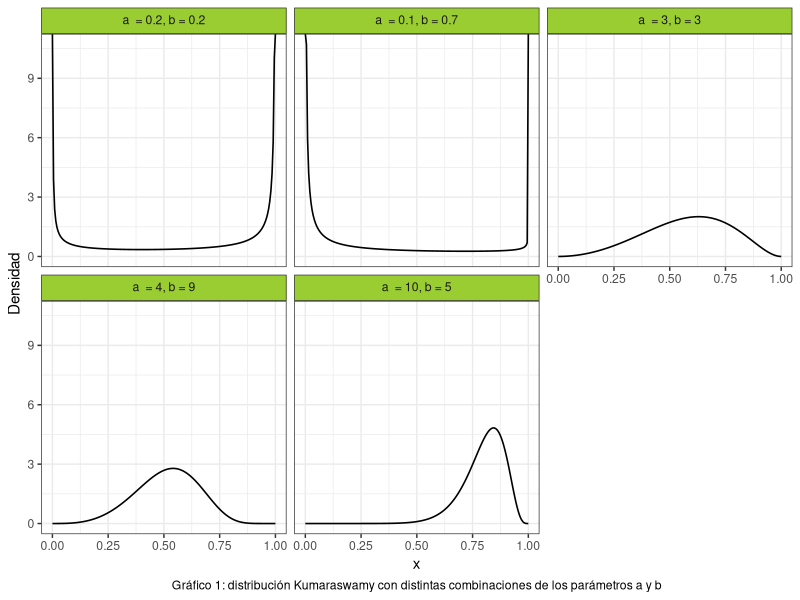
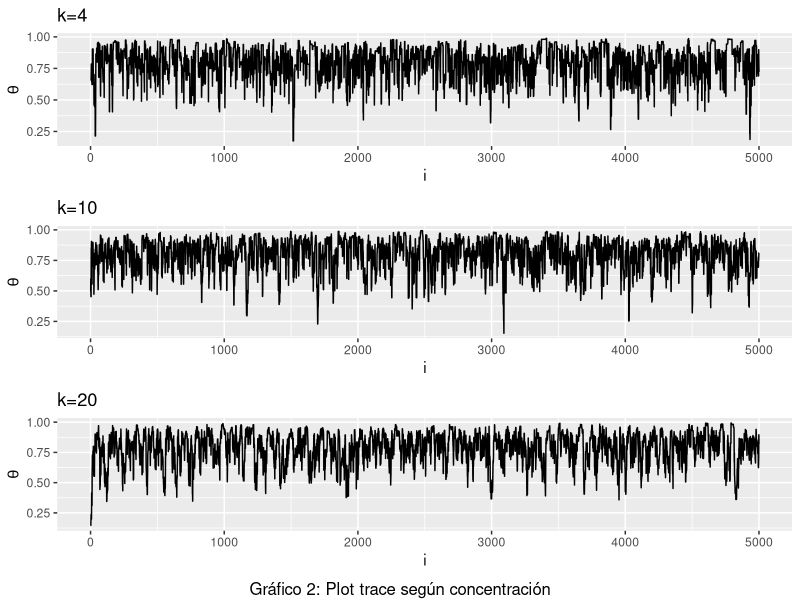
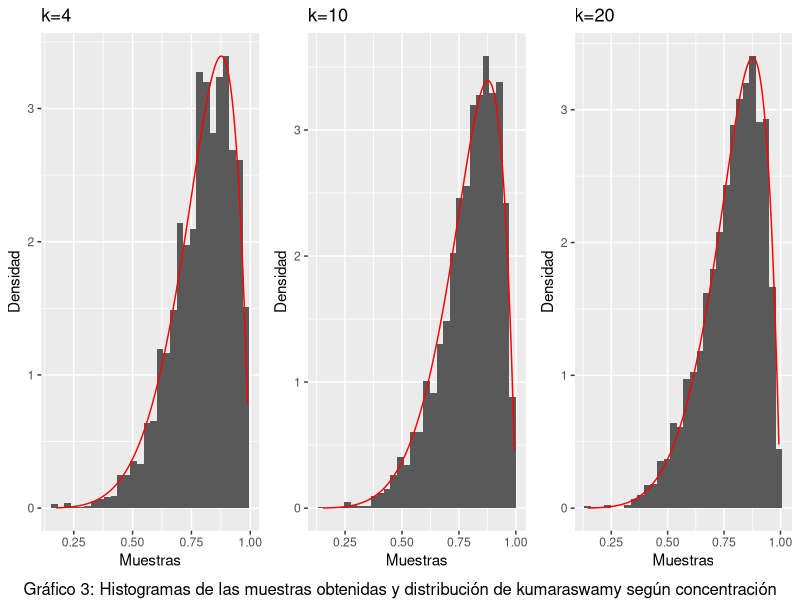
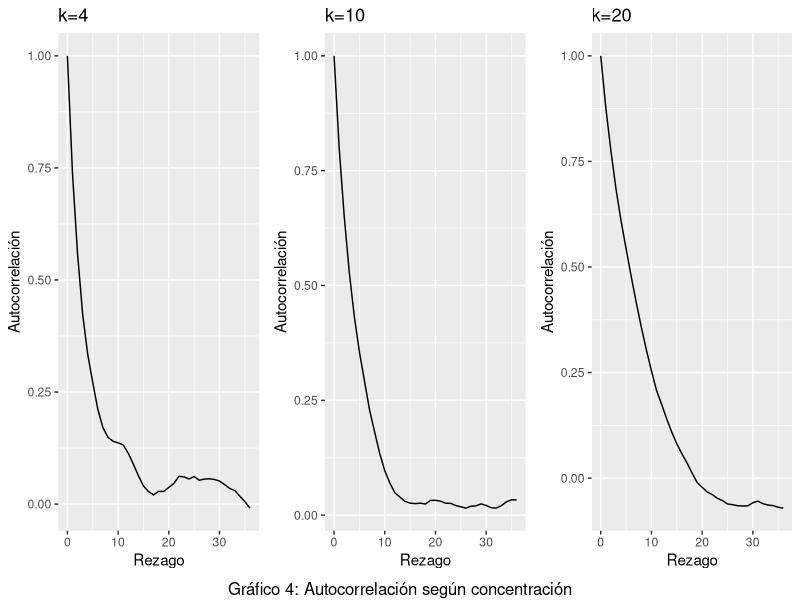
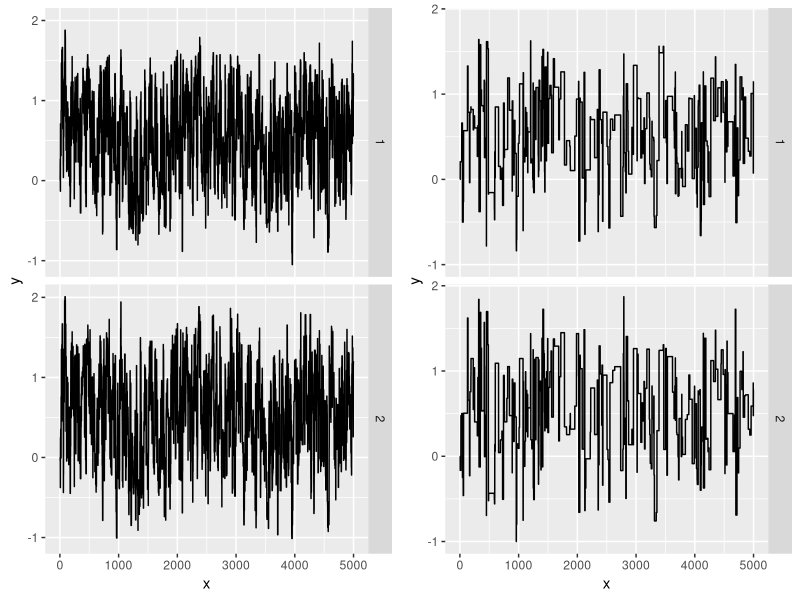
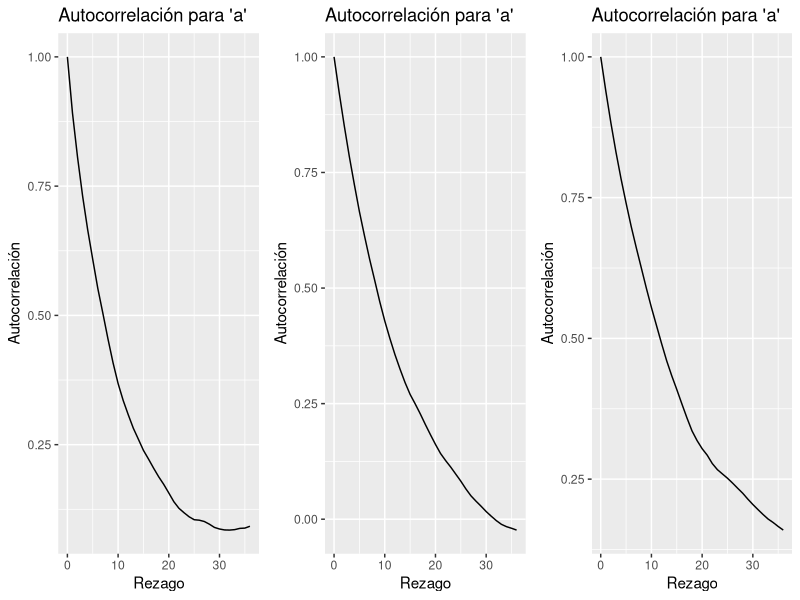
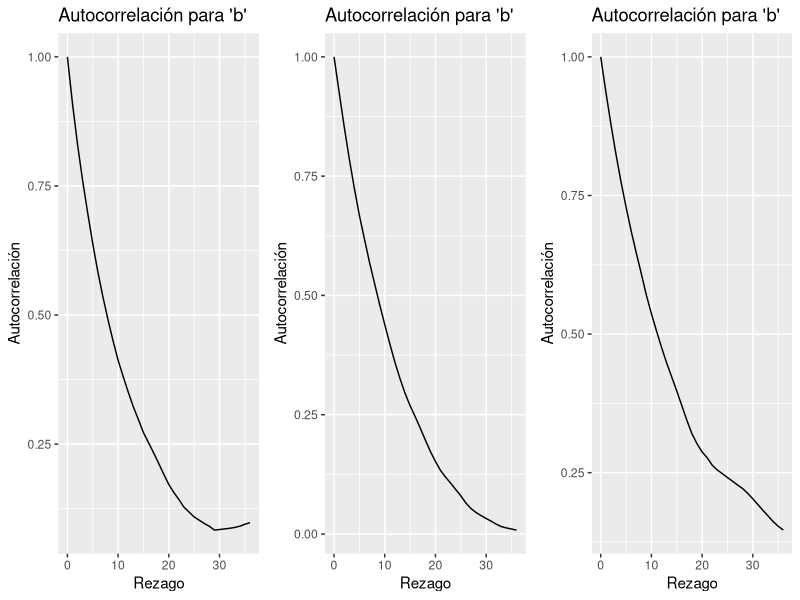

Source code (R) for these figures, in order:
## ---- chunk 1
#Librerias
library(ggplot2)
library(dplyr)
library(gridExtra)
library(kableExtra)
library(stats)
library(mvtnorm)
set.seed(394)
## ---- chunk 2

cant_saltos <- 0


sample_mh <- function(d_objetivo, r_propuesta, d_propuesta, p_inicial, n) {
  muestras <- matrix(nrow = n, ncol = length(p_inicial))
  muestras[1, ] <- p_inicial
  
  for(i in 2:n) {
    p_actual <- muestras[i-1,]
    p_nuevo <- r_propuesta(p_actual)
    
    f_nuevo <- d_objetivo(p_nuevo)
    f_actual <- d_objetivo(p_actual)
    
    q_actual <- d_propuesta(p_actual, mean = p_nuevo)
    q_nuevo <- d_propuesta(p_nuevo, mean = p_actual)
    
    alpha <- min(1, (f_nuevo/f_actual)*(q_actual/q_nuevo))
    aceptar <- rbinom(1, 1, alpha)
    
    if(aceptar) { 
      muestras[i,] <- p_nuevo
      cant_saltos <- cant_saltos + 1
      
    } else {
      muestras[i,] <- p_actual
    }
  }
  
  if (ncol(muestras) == 1) {
    muestras <- as.vector(muestras)
  } 
  return(list(muestras=muestras,cant_saltos=cant_saltos))
}

## ---- chunk 3
#Punto 2
# Crear grilla para los valores de "x"
grid_n <- 200
x_grid <- seq(0, 1, length.out = grid_n)

kumaraswamy <- function(x, a, b){
  a*b*(x^(a-1))*((1-(x^a))^(b-1))
}

a <- c(0.2, 0.1, 3, 4, 10)
b <- c(0.2, 0.7, 3, 9, 5)


#Creamos un data frame para graficar la distribución de Kumaraswamy:

data1 <- data.frame(
  Funcion = as.factor(rep(1:5, each = grid_n)),
  Densidad = numeric(5 * grid_n),
  Grilla = rep(x_grid, times = 5)
) 

#Completamos el data frame con las densidades:
for(i in 1:5) {
    indices <- seq(from = 1 + (i - 1) * 200, to = 200 + (i - 1) * 200)
    data1$Densidad[indices] <- kumaraswamy(x_grid, a[i], b[i])
}

# Asigno etiquetas para cada función de kumaraswamy
levels(data1$Funcion) <- c(
  expression(a ~ " = 0.2," ~ b ~ "= 0.2"),
  expression(a ~ " = 0.1," ~ b ~ "= 0.7"),
  expression(a ~ " = 3," ~ b ~ "= 3"),
  expression(a ~ " = 4," ~ b ~ "= 9"),
  expression(a ~ " = 10," ~ b ~ "= 5")
)

ggplot(data = data1, aes(x = Grilla, y = Densidad)) +
  geom_line(size = 0.55) +
  facet_wrap(~Funcion, labeller = label_parsed) +
  theme_bw() +
  labs(x = "x",
       caption = "Gráfico 1: distribución Kumaraswamy con distintas combinaciones de los parámetros a y b") + 
  theme(
    strip.background = element_rect(fill = "olivedrab3"),
    plot.caption = element_text(hjust = 0.5)
  )

## ---- chunk 4
#Punto 3
concentracion3 <- c(4,10,20)
tabla3 <- data.frame ( 
  concentracion = rep(concentracion3, each = 5000),
  muestra = numeric(15000)
  )
tasa3 <- numeric(3)

for (i in 1:3) {
#Funciones a usar
d_objetivo3 <- function(x) kumaraswamy(x, 6, 2)
d_propuesta3 <- function(x, mean) dbeta(x, shape1 = mean * concentracion3[i], shape2 = (1-mean) * concentracion3[i])
r_propuesta3 <- function(x) rbeta(1, shape1 = x * concentracion3[i], shape2 = (1-x) * concentracion3[i])
#Donde x hace referencia a mu
n3 <- 5000
p_inicial3 <- rbeta(1,shape1=2,shape2=2)
funcion3 <- sample_mh(d_objetivo3, r_propuesta3, d_propuesta3, p_inicial3, n3)
indices <- seq(from = 1 + (i - 1) * 5000, to = 5000 + (i - 1) * 5000)
tabla3$muestra[indices] <- funcion3$muestras

tasa3[i] <- funcion3$cant_saltos/n3
} 

#Tasa de aceptacion
tabla3_2 <- data.frame(
  Concentracion = c("4","10","20"),
  Tasa_de_aceptacion = tasa3
) %>%
  kable() %>%
  kable_styling(bootstrap_options = c("striped","hover","condensed")) %>%
  add_footnote("Tabla 1: Tasa de aceptación")

print (tabla3_2)
## ---- chunk 5

#Gata peluda junta
# Agrego una columna con el orden de las muestras
tabla3$orden <- rep(1:5000, times = 3)
tabla3$concentracion <- as.factor(tabla3$concentracion) 


# Gráfico con múltiples líneas
grafico3_1 <- ggplot(data = tabla3, aes(x = orden, y = muestra, group = concentracion, color = concentracion)) +
  geom_line() +
  theme_bw() +
  labs(x = "x", y = "y", color = "Group", caption = "Gráfico: Trace plot para las 3 concentraciones") +
  theme(legend.position = "top")  



#Trace plots
plot_trace <- function(x){
  data.frame(x = seq_along(x), y = x) %>% 
    ggplot() +
    geom_line(aes(x = x, y = y))
}

grafico3_2 <- plot_trace(tabla3$muestra[1:5000]) +
              labs(x = "i", y = expression(theta), title = "k=4")
grafico3_3 <- plot_trace(tabla3$muestra[5001:10000]) +
              labs(x = "i", y = expression(theta), title = "k=10")
grafico3_4 <- plot_trace(tabla3$muestra[10001:15000]) +
              labs(x = "i", y = expression(theta), title = "k=20")

grid.arrange(grafico3_2,grafico3_3,grafico3_4, nrow=3, bottom ="Gráfico 2: Plot trace según concentración")
## ---- chunk 6

#Histogramas
plot_hist <- function(x, d_objetivo3) {
  x_seq <- seq(min(x), max(x), length.out = n3)
  df_hist <- data.frame(x = x)
  df_line <- data.frame(x = x_seq, y = d_objetivo3(x_seq))
  
  ggplot(df_hist)+
    geom_histogram(aes(x = x, y =after_stat(density))) +
    geom_line(aes(x = x, y = y), data = df_line, color = "red")
}

grafico3_5 <- plot_hist(tabla3$muestra[1:5000],d_objetivo3) +
  labs (title = "k=4", x = "Muestras", y = "Densidad")
grafico3_6 <- plot_hist(tabla3$muestra[5001:10000],d_objetivo3) +
  labs (title = "k=10", x = "Muestras", y = "Densidad")
grafico3_7 <- plot_hist(tabla3$muestra[10001:15000],d_objetivo3) +
  labs (title = "k=20", x = "Muestras", y = "Densidad")

grid.arrange(grafico3_5,grafico3_6,grafico3_7,nrow=1, bottom = "Gráfico 3: Histogramas de las muestras obtenidas y distribución de kumaraswamy según concentración")

## ---- chunk 7

#Graficos de autocorrelacion
plot_acf <- function(data, title) {
  acf_result <- acf(data, plot = FALSE)
  ggplot() +
    geom_line(aes(y = acf_result$acf, x = acf_result$lag)) +
    labs(title = title, x = "Rezago", y = "Autocorrelación")
}


grafico3_8 <- plot_acf(tabla3$muestra[1:5000], "k=4")
grafico3_9 <- plot_acf(tabla3$muestra[5001:10000], "k=10")
grafico3_10 <- plot_acf(tabla3$muestra[10001:15000], "k=20")

grid.arrange(grafico3_8,grafico3_9,grafico3_10,nrow=1,  bottom = "Gráfico 4: Autocorrelación según concentración") 

## ---- chunk 8
#Punto 4
muestra4_1 <- tabla3$muestra[1:5000]
muestra4_2 <- tabla3$muestra[5001:10000]
muestra4_3 <- tabla3$muestra[10001:15000]

#Calculo de la media y los percentiles 5 y 95 para X:
variable_x <- data.frame(
  Muestra = c("1", "2", "3"),
  Concentración = c("k=4", "k=10", "k=20"),
  Medias =  c(mean(muestra4_1), mean(muestra4_2), mean(muestra4_3)),
  Percentil_5 = c(quantile(muestra4_1, prob = c(0.05)),
                  quantile(muestra4_2, prob = c(0.05)),
                  quantile(muestra4_3, prob = c(0.05))
                  ),
  Percentil_95 = c(quantile(muestra4_1, prob = c(0.95)),
                  quantile(muestra4_2, prob = c(0.95)),
                  quantile(muestra4_3, prob = c(0.95))
                  )
) %>%
  kable() %>%
  kable_styling(bootstrap_options = c("striped","hover","condensed")) %>%
  add_footnote("Tabla 2: Media y percentiles de X")

print(variable_x)


## ---- chunk 9
#Cálculo de la media y los percentiles 5 y 95 para logit(X):
l_m1 <- log((muestra4_1/(1-muestra4_1)))
l_m2 <- log((muestra4_2/(1-muestra4_2)))
l_m3 <- log((muestra4_3/(1-muestra4_3)))



variable_logit_X <- data.frame(
  Muestra = c("1", "2", "3"),
  Concentración = c("k=4", "k=10", "k=20"),
  Medias = c(mean(l_m1), mean(l_m2), mean(l_m3)),
  Percentil_5 = c(quantile(l_m1, prob = c(0.05)),
                  quantile(l_m2, prob = c(0.05)),
                  quantile(l_m3, prob = c(0.05))
                  ),
  Percentil_95 = c(quantile(l_m1, prob = c(0.95)),
                  quantile(l_m2, prob = c(0.95)),
                  quantile(l_m3, prob = c(0.95))
                  )
) %>%
  kable() %>%
  kable_styling(bootstrap_options = c("striped","hover","condensed")) %>%
  add_footnote("Tabla 3: Media y percentiles de logit(X)")


print(variable_logit_X)


## ---- chunk 10
#Paso 7

# Funciones a utilizar
#1.Trace plot
plot_trace <- function(x, y) {
  n <- length(x)
  df <- data.frame(
    x = rep(1:n, 2),
    y = c(x,y),
    dimension = rep(1:2, each = n)
  )
  
  ggplot(df) + 
    geom_line(aes(x = x, y = y)) +
    facet_grid(rows = vars(dimension))
}


#2. Cálculo de R sombrero

W <- function(muestras) {
  
  mean(apply(muestras, 2, var))
 
}


B <-  function(muestras, M, S) {
  media_g <- mean(muestras)
  media_cadena <- mean(apply(muestras, 2, mean))
  
  
  b <- (S/(M-1))* sum((media_cadena-media_g)^2)
  #S = cantidad observaciones
  #M = cantidad muestras
  return(b)
}


r_hat <- function(x) {
  S <- nrow(x)
  M <- ncol(x)
  W <- W(x)
  B <- B(x, M, S)
  
  sqrt(((S/(S-1))*W + (1/S)*B)/W)
}

#3. Número efectivo de muestras
n_eff <- function(muestras){
  S <- length(muestras)
  autocorr <- acf(muestras, plot = F, lag = Inf)$acf
  limite <- which((autocorr < 0.001))[1] #sumamos hasta ese valor
  denom <- 1 + 2 * sum(autocorr[2:limite])
  
  S/denom
  
}


n7 <- 5000
funcion7_1 <- function(matriz_cov) {
    d_objetivo7 <- function(x) dmvnorm(x,c(0.4,0.75),matrix(c(1.35,0.4,0.4,2.4),nrow=2))
    d_propuesta7 <- function(x, mean) dmvnorm(x,mean = mean ,sigma = matriz_cov)
    r_propuesta7 <- function(x) rmvnorm(1, mean = x, sigma = matriz_cov)  


funcion7 <- sample_mh(d_objetivo7,r_propuesta7,d_propuesta7,c(0,0),n7)
muestra7 <- funcion7$muestras
grafico7_1 <- plot_trace(muestra7[,1],muestra7[,2])
r_sombrero <- r_hat(muestra7)
n_eff7_1 <- n_eff(muestra7[,1])
n_eff7_2 <- n_eff(muestra7[,2])
 return(list(grafico = grafico7_1, n1 = n_eff7_1, n2 = n_eff7_2, r = r_sombrero,
             muestra7 = muestra7))

}

#Evalucación de diferentes matrices de variancia y covariancia
matriz1 <- funcion7_1(matrix(c(2, 0.5, 0.5, 3), nrow = 2))
matriz2 <- funcion7_1(matrix(c(2, 0, 0, 3), nrow = 2))
matriz3 <- funcion7_1(matrix(c(0.4, 0, 0, 0.4), nrow = 2))
matriz4 <- funcion7_1(matrix(c(1, 0, 0, 1), nrow = 2))
matriz5 <- funcion7_1(matrix(c(5, 0, 0, 6), nrow = 2))

tabla <- data.frame(
  Matriz = c("1", "2", "3", "4", "5"),
  Num_efectivo_p1 = trunc(c(matriz1$n1, matriz2$n1, matriz3$n1, matriz4$n1, matriz5$n1)),
  Num_efectivo_p2 = trunc(c(matriz1$n2, matriz2$n2, matriz3$n2, matriz4$n2, matriz5$n2))
)
tabla
#Nos quedariamos con la ultima matriz.
## ---- chunk 11
#Punto 8: se calculan las probabilidades con la última matriz de var y cov.
muestra7 <- as.data.frame(matriz5$muestra7)
colnames(muestra7) <- c("X", "Y")

#Probabilidades estimadas
#Probabilidad n°1:
prob1 <- muestra7 %>% 
  filter(X > 1) %>% 
  count(Y < 0)

prob1$n[2]/(n7)


#Probabilidad n°2:
prob2 <- muestra7 %>% 
  filter(X > 1) %>% 
  count(Y > 2)

prob2$n[2]/(n7)



#Probabilidad n°3:
prob3 <- muestra7 %>% 
  filter(X > 0.4) %>% 
  count(Y > 0.75)

prob3$n[2]/(n7)



#Probabilidades reales:

#Probabilidad n°1:
pmvnorm(lower = c(1, -Inf), upper = c(Inf, 0), 
        mean = c(0.4, 0.75), sigma = matrix(c(1.35, 0.4, 0.4, 2.4), nrow = 2))

#Cómo funcionan "lower" y "upper"? 
#"lower" es un vector que indica los limites inferiores de cada variable: 1 para X y -Infinito para Y; "upper" funciona de manera igual.


#Probabilidad n°2:
pmvnorm(lower = c(1, 2), upper = c(Inf, Inf), 
        mean = c(0.4, 0.75), sigma = matrix(c(1.35, 0.4, 0.4, 2.4), nrow = 2))



#Probabilidad n°3:
pmvnorm(lower = c(0.4, 0.75), upper = c(Inf, Inf), 
        mean = c(0.4, 0.75), sigma = matrix(c(1.35, 0.4, 0.4, 2.4), nrow = 2))


## ---- chunk 12
#Punto 9

p_estrella <- function(x, a, b){
  exp(-((((a - x[1])^2) + b * ((x[2] - x[1])^2))^2))
}



n9 <- 5000

funcion9_1 <- function(matriz_cov) {
    d_objetivo9 <- function(x) p_estrella(x, 0.5, 5)
    d_propuesta9 <- function(x, mean) dmvnorm(x, mean = mean, sigma = matriz_cov)
    r_propuesta9 <- function(x) rmvnorm(1, mean = x, sigma = matriz_cov)  
    
    funcion9 <- sample_mh(d_objetivo9,r_propuesta9,d_propuesta9,c(0,0),n9)
    muestra9 <- funcion9$muestras
    grafico9_1 <- plot_trace(muestra9[,1],muestra9[,2])
    
    n_eff9_1 <- n_eff(muestra9[,1])
    n_eff9_2 <- n_eff(muestra9[,2])
    tasa9 <- funcion9$cant_saltos/n9
    autocorr_1 <- acf(muestra9[,1], plot = F)
    autocorr_2 <- acf(muestra9[,2], plot = F)
    
    return(list(grafico = grafico9_1, n1 = n_eff9_1, n2 = n_eff9_2,
             muestra9 = muestra9, tasa9 = tasa9, autocorr_p1 = autocorr_1,
             autocorr_p2 = autocorr_2))

}


matriz1 <- funcion9_1(matrix(c(0.3, 0.1, 0.1, 0.2), nrow = 2))
matriz2 <- funcion9_1(matrix(c(2, 0, 0, 2), nrow = 2))
matriz3 <- funcion9_1(matrix(c(4, 1, 1, 4), nrow = 2))



grafico9_1_1 <- ggplot()+
  geom_line(aes(y = matriz1$autocorr_p1$acf, x = matriz1$autocorr_p1$lag)) +
  labs (title = "Autocorrelación para 'a' ", x = "Rezago", y = "Autocorrelación")

grafico9_1_2 <- ggplot()+
  geom_line(aes(y = matriz1$autocorr_p2$acf, x = matriz1$autocorr_p2$lag)) +
  labs (title = "Autocorrelación para 'b' ", x = "Rezago", y = "Autocorrelación")


grafico9_2_1 <- ggplot()+
  geom_line(aes(y = matriz2$autocorr_p1$acf, x = matriz2$autocorr_p1$lag)) +
  labs (title = "Autocorrelación para 'a' ", x = "Rezago", y = "Autocorrelación")

grafico9_2_2 <- ggplot()+
  geom_line(aes(y = matriz2$autocorr_p2$acf, x = matriz2$autocorr_p2$lag)) +
  labs (title = "Autocorrelación para 'b' ", x = "Rezago", y = "Autocorrelación")

grafico9_3_1 <- ggplot()+
  geom_line(aes(y = matriz3$autocorr_p1$acf, x = matriz3$autocorr_p1$lag)) +
  labs (title = "Autocorrelación para 'a' ", x = "Rezago", y = "Autocorrelación")


grafico9_3_2 <- ggplot()+
  geom_line(aes(y = matriz3$autocorr_p2$acf, x = matriz3$autocorr_p2$lag)) +
  labs (title = "Autocorrelación para 'b' ", x = "Rezago", y = "Autocorrelación")
## ---- chunk 13
grid.arrange(matriz1$grafico, matriz3$grafico, ncol= 2)

tasas <- data.frame(
  Matriz = c("1", "2", "3"),
  Tasa = c(matriz1$tasa9, matriz2$tasa9, matriz3$tasa9)
)


grid.arrange(grafico9_1_1, grafico9_2_1, grafico9_3_1, ncol = 3)
grid.arrange(grafico9_1_2, grafico9_2_2, grafico9_3_2, ncol = 3)
## ---- chunk 14
#Punto 10
muestra9 <- as.data.frame(matriz1$muestra9)
colnames(muestra9) <- c("X", "Y")

#Probabilidades estimadas
#Probabilidad n°1:
prob1 <- muestra9 %>% 
  filter(X > 1 & X ) %>% 
  count(Y < 0)

prob1$n[2]/(n9)
